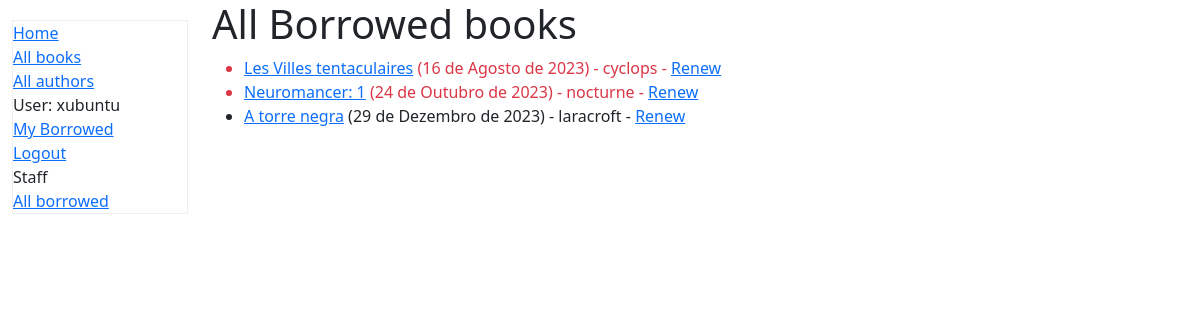
/catalog/borrowed/ (signed in), run on an earlier commit of the app's database.
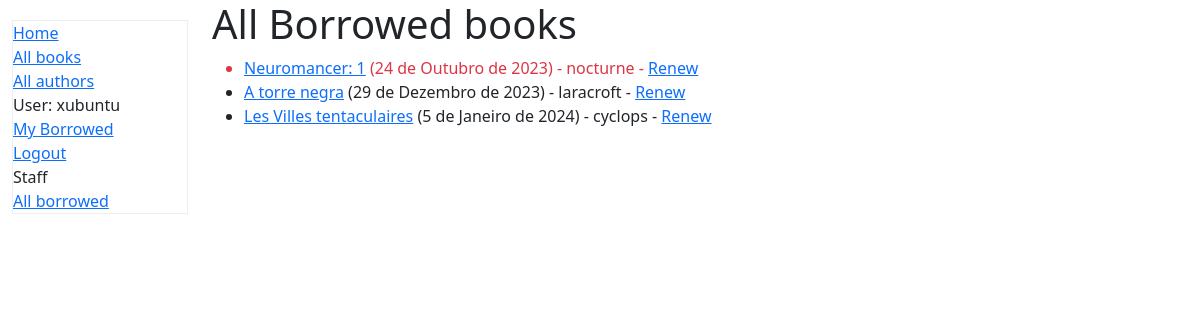
And on a later commit of the database.
### catalog/models.py (models this page shows, shortened)
class BookInstance(models.Model):
    id = models.UUIDField(primary_key=True, default=uuid.uuid4,
                          help_text="Unique ID for this particular book across whole library")
    book = models.ForeignKey(Book, on_delete=models.RESTRICT, null=True)
    imprint = models.CharField(max_length=200)
    due_back = models.DateField(null=True, blank=True)
    LOAN_STATUS = (
        ('m', 'Maintenance'),
        ('o', 'On loan'),
        ('a', 'Available'),
        ('r', 'Reserved'),
    )
    status = models.CharField(
        max_length=1,
        choices=LOAN_STATUS,
        blank=True,
        default='m',
        help_text='Book availability',
    )
    borrower = models.ForeignKey(User, on_delete=models.SET_NULL, null=True, blank=True)
    @property
    def is_overdue(self):
        return bool(self.due_back and date.today() > self.due_back)
    class Meta:
        ordering = ['due_back']
        permissions = (("can_mark_returned", "Set book as returned"),)

class Book(models.Model):
    title = models.CharField(max_length=200)
    author = models.ForeignKey(Author, on_delete=models.RESTRICT, null=True)
    summary = models.TextField(
        max_length=1000, help_text="Enter a brief description of the book")
    isbn = models.CharField('ISBN', max_length=13,
                            unique=True,
                            help_text='13 Character <a href="https://www.isbn-international.org/content/what-isbn'
                                      '">ISBN number</a>')
    genre = models.ManyToManyField(
        Genre, help_text="Select a genre for this book")
    language = models.ForeignKey(
        'Language', on_delete=models.SET_NULL, null=True)
    def display_genre(self):
        """Create a string for the Genre. This is required to display genre in Admin."""
        return ', '.join(genre.name for genre in self.genre.all()[:3])
    display_genre.short_description = 'Gênero'

### catalog/views.py (the view)
# urls.py: path('borrowed/', views.LoanedBooksByUserLibrariansListView.as_view(), name='all-borrowed')
class LoanedBooksByUserLibrariansListView(PermissionRequiredMixin, generic.ListView):
    model = BookInstance
    template_name = 'catalog/all-borrowed.html'
    permission_required = 'catalog.can_mark_returned'
    def get_queryset(self):
        return (
            BookInstance.objects.all()
            .filter(status__exact='o')
            .order_by('due_back')
        )

### catalog/templates/catalog/all-borrowed.html
{% extends "base_generic.html" %}
{% block content %}
    <h1>All Borrowed books</h1>
    {% if bookinstance_list %}
    <ul>
      {% for bookinst in bookinstance_list %}
      <li class="{% if bookinst.is_overdue %}text-danger{% endif %}">
        <a href="{% url 'book-detail' bookinst.book.pk %}">{{ bookinst.book.title }}</a>
        ({{ bookinst.due_back }}) {% if user.is_staff %}- {{ bookinst.borrower }}{% endif %}
        {% if perms.catalog.can_mark_returned %}- <a href="{% url 'renew-book-librarian' bookinst.id %}">Renew</a>{% endif %}
      </li>
      {% endfor %}
    </ul>
    {% else %}
      <p>There are no books borrowed.</p>
    {% endif %}
{% endblock %}

What changed in the data, as far as the page shows it:
changed BookInstance "Les Villes tentaculaires": due_back "16 de Agosto de 2023" → "5 de Janeiro de 2024"; moves down the list
